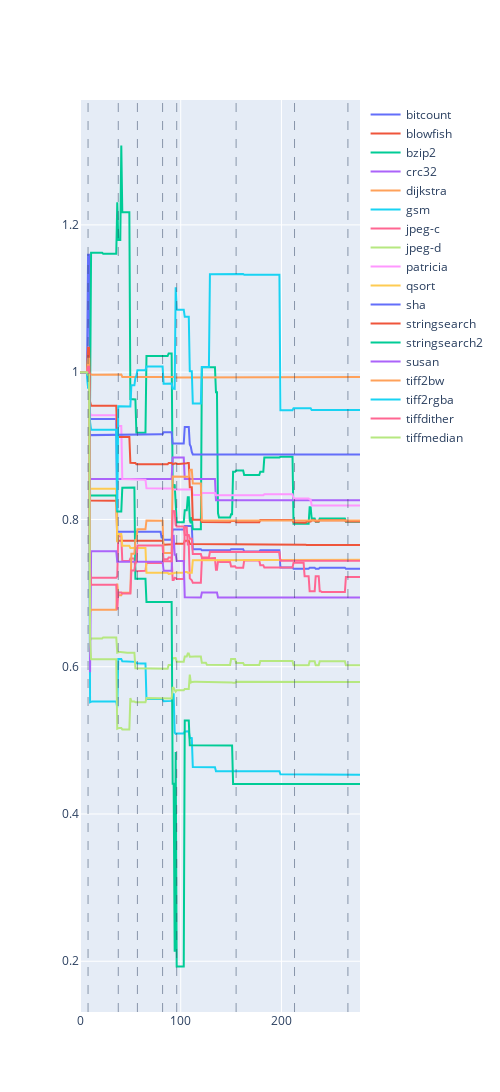

This figure's notebook cell:
### Code cell
import plotly.graph_objects as go


fig = go.Figure()

for name, data in results.items():
    if len(data) > 0:
        np_data = np.array(data)
        fig.add_trace(go.Scatter(y=np_data / np_data[0],
                    mode='lines',
                    # mode='lines+markers',
                    name=name))

for i in range(len(O3_SEQ)):
    if O3_SEQ[i] == "-simplifycfg":
        fig.add_vline(x=i + 1, line_width=0.5, line_dash="dash")

fig.update_layout(
    # width=1750, height=1000
    width=500, height=1500
)
fig.show()

### Figure 1 — Plotly figure (JSON) as saved in the notebook; plotly's stock layout.template omitted (floating-point values rounded to 4 significant figures; data arrays with more than 128 entries replaced by an {"elided": "..."} marker saying what was removed)
{"data": [{"mode": "lines", "name": "bitcount", "type": "scatter", "y": {"elided": "279 float values"}}, {"mode": "lines", "name": "blowfish", "type": "scatter", "y": {"elided": "279 float values"}}, {"mode": "lines", "name": "bzip2", "type": "scatter", "y": {"elided": "279 float values"}}, {"mode": "lines", "name": "crc32", "type": "scatter", "y": {"elided": "279 float values"}}, {"mode": "lines", "name": "dijkstra", "type": "scatter", "y": {"elided": "279 float values"}}, {"mode": "lines", "name": "gsm", "type": "scatter", "y": {"elided": "279 float values"}}, {"mode": "lines", "name": "jpeg-c", "type": "scatter", "y": {"elided": "279 float values"}}, {"mode": "lines", "name": "jpeg-d", "type": "scatter", "y": {"elided": "279 float values"}}, {"mode": "lines", "name": "patricia", "type": "scatter", "y": {"elided": "279 float values"}}, {"mode": "lines", "name": "qsort", "type": "scatter", "y": {"elided": "279 float values"}}, {"mode": "lines", "name": "sha", "type": "scatter", "y": {"elided": "279 float values"}}, {"mode": "lines", "name": "stringsearch", "type": "scatter", "y": {"elided": "279 float values"}}, {"mode": "lines", "name": "stringsearch2", "type": "scatter", "y": {"elided": "279 float values"}}, {"mode": "lines", "name": "susan", "type": "scatter", "y": {"elided": "279 float values"}}, {"mode": "lines", "name": "tiff2bw", "type": "scatter", "y": {"elided": "279 float values"}}, {"mode": "lines", "name": "tiff2rgba", "type": "scatter", "y": {"elided": "279 float values"}}, {"mode": "lines", "name": "tiffdither", "type": "scatter", "y": {"elided": "279 float values"}}, {"mode": "lines", "name": "tiffmedian", "type": "scatter", "y": {"elided": "279 float values"}}], "layout": {"height": 1500, "shapes": [{"line": {"dash": "dash", "width": 0.5}, "type": "line", "x0": 8, "x1": 8, "xref": "x", "y0": 0, "y1": 1, "yref": "y domain"}, {"line": {"dash": "dash", "width": 0.5}, "type": "line", "x0": 38, "x1": 38, "xref": "x", "y0": 0, "y1": 1, "yref": "y domain"}, {"line": {"dash": "dash", "width": 0.5}, "type": "line", "x0": 57, "x1": 57, "xref": "x", "y0": 0, "y1": 1, "yref": "y domain"}, {"line": {"dash": "dash", "width": 0.5}, "type": "line", "x0": 82, "x1": 82, "xref": "x", "y0": 0, "y1": 1, "yref": "y domain"}, {"line": {"dash": "dash", "width": 0.5}, "type": "line", "x0": 96, "x1": 96, "xref": "x", "y0": 0, "y1": 1, "yref": "y domain"}, {"line": {"dash": "dash", "width": 0.5}, "type": "line", "x0": 155, "x1": 155, "xref": "x", "y0": 0, "y1": 1, "yref": "y domain"}, {"line": {"dash": "dash", "width": 0.5}, "type": "line", "x0": 213, "x1": 213, "xref": "x", "y0": 0, "y1": 1, "yref": "y domain"}, {"line": {"dash": "dash", "width": 0.5}, "type": "line", "x0": 266, "x1": 266, "xref": "x", "y0": 0, "y1": 1, "yref": "y domain"}], "width": 500, "xaxis": {"autorange": true, "range": [0, 278]}, "yaxis": {"autorange": true, "range": [0.1311, 1.37], "type": "linear"}}}
